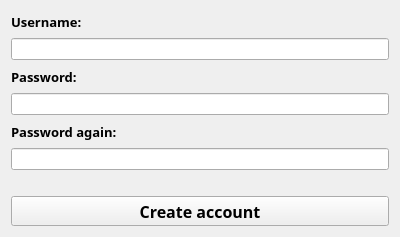
<?xml version="1.0" encoding="UTF-8"?>
<ui version="4.0">
 <class>CreateAccount_dialog</class>
 <widget class="QDialog" name="CreateAccount_dialog">
  <property name="geometry">
   <rect>
    <x>0</x>
    <y>0</y>
    <width>400</width>
    <height>237</height>
   </rect>
  </property>
  <property name="maximumSize">
   <size>
    <width>400</width>
    <height>237</height>
   </size>
  </property>
  <property name="windowTitle">
   <string>Create your account</string>
  </property>
  <property name="windowIcon">
   <iconset resource="../resources/login_dialog_res.qrc">
    <normaloff>:/login.ico</normaloff>:/login.ico</iconset>
  </property>
  <layout class="QGridLayout" name="gridLayout_2">
   <item row="0" column="0">
    <layout class="QGridLayout" name="gridLayout">
     <item row="4" column="0">
      <widget class="QLabel" name="passwordLabel_2">
       <property name="font">
        <font>
         <family>Bahnschrift SemiBold</family>
         <pointsize>10</pointsize>
         <bold>true</bold>
        </font>
       </property>
       <property name="text">
        <string>Password again:</string>
       </property>
      </widget>
     </item>
     <item row="2" column="0">
      <widget class="QLabel" name="passwordLabel">
       <property name="font">
        <font>
         <family>Bahnschrift SemiBold</family>
         <pointsize>10</pointsize>
         <bold>true</bold>
        </font>
       </property>
       <property name="text">
        <string>Password:</string>
       </property>
      </widget>
     </item>
     <item row="1" column="0">
      <widget class="QLineEdit" name="usernameLineEdit"/>
     </item>
     <item row="8" column="0">
      <spacer name="verticalSpacer">
       <property name="orientation">
        <enum>Qt::Vertical</enum>
       </property>
       <property name="sizeType">
        <enum>QSizePolicy::Fixed</enum>
       </property>
       <property name="sizeHint" stdset="0">
        <size>
         <width>20</width>
         <height>20</height>
        </size>
       </property>
      </spacer>
     </item>
     <item row="0" column="0">
      <widget class="QLabel" name="usernameLabel">
       <property name="font">
        <font>
         <family>Bahnschrift SemiBold</family>
         <pointsize>10</pointsize>
         <bold>true</bold>
        </font>
       </property>
       <property name="text">
        <string>Username:</string>
       </property>
      </widget>
     </item>
     <item row="9" column="0">
      <widget class="QPushButton" name="newUserButton">
       <property name="minimumSize">
        <size>
         <width>0</width>
         <height>30</height>
        </size>
       </property>
       <property name="maximumSize">
        <size>
         <width>16777215</width>
         <height>30</height>
        </size>
       </property>
       <property name="font">
        <font>
         <family>Bahnschrift SemiBold</family>
         <pointsize>12</pointsize>
         <bold>true</bold>
        </font>
       </property>
       <property name="text">
        <string>Create account</string>
       </property>
       <property name="autoDefault">
        <bool>false</bool>
       </property>
      </widget>
     </item>
     <item row="3" column="0">
      <widget class="QLineEdit" name="passwordLineEdit">
       <property name="echoMode">
        <enum>QLineEdit::Password</enum>
       </property>
      </widget>
     </item>
     <item row="5" column="0">
      <widget class="QLineEdit" name="passwordAgainLineEdit">
       <property name="echoMode">
        <enum>QLineEdit::Password</enum>
       </property>
      </widget>
     </item>
    </layout>
   </item>
  </layout>
 </widget>
 <tabstops>
  <tabstop>usernameLineEdit</tabstop>
  <tabstop>passwordLineEdit</tabstop>
  <tabstop>passwordAgainLineEdit</tabstop>
  <tabstop>newUserButton</tabstop>
 </tabstops>
 <resources>
  <include location="../resources/login_dialog_res.qrc"/>
 </resources>
 <connections/>
</ui>
